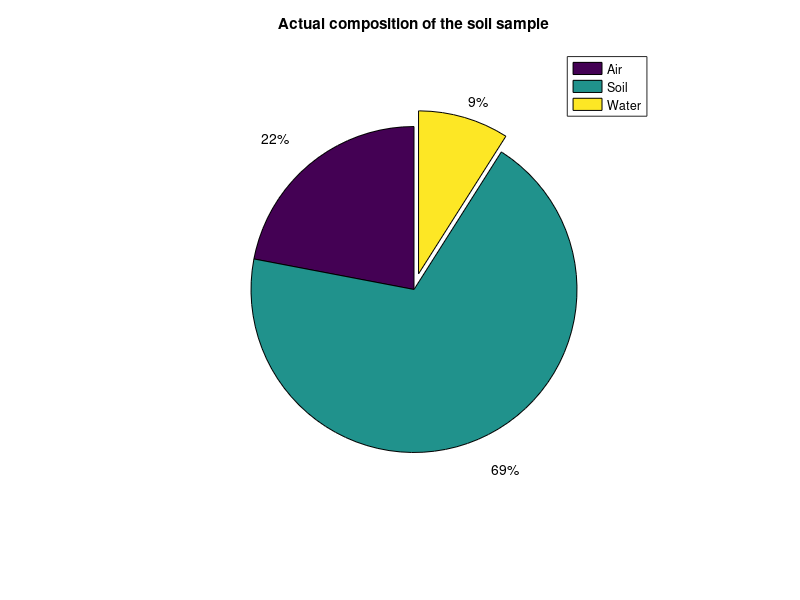

Write MATLAB code to recreate this figure.
% Define all required material properties:

%% Permittivity
soil.er = 3.03;
water.er = 80;
air.er = 1;

%% Velocity of EM waves in material
air.v = 2.98e9;
soil.v = air.v/sqrt(soil.er);
water.v = air.v/sqrt(water.er);

%% Propagation constant at f = 2.45GHz
f = 2.45e9;
air.b = 2*pi*f/air.v;
soil.b = air.b*sqrt(soil.er);
water.b = air.b*sqrt(water.er);

%% Characteristic impedance of the material
air.imp = sqrt(4*pi*1e-7/8.8541878e-12);
soil.imp = air.imp/sqrt(soil.er);
water.imp = air.imp/sqrt(water.er);

%% Other nice things to have
air.name = "air";
air.num = 1;

soil.name = "soil";
soil.num = 2;

water.name = "water";
water.num = 3;

% Get a soil cross section depending on probability:

%% Number of particles to generate
DEPTH = 100;

%% Define total water content as a percentage with a max of 30%
WATER_CONTENT = 10;

content_count = zeros(1,3);

for i=1:DEPTH
    m = rand;
    if m > 0.30 
        mat = soil;
        content_count(soil.num) = content_count(soil.num) + 1;
        %display("Got soil")
    elseif m <= WATER_CONTENT/100
        mat = water;
        content_count(water.num) = content_count(water.num) + 1;
        %display("Got water");
    else 
        mat = air;
        content_count(air.num) = content_count(air.num) + 1;
        %display("Got air");
    endif
    soil_cs{i} = mat;
endfor

pie(content_count,[0,0,1]);
legend("Air","Soil","Water");
title("Actual composition of the soil sample")

% Print the first 20 slices
for i=1:20
    display(soil_cs{i}.name);
endfor

gamma(1) = (soil_cs{1}.imp - air.imp)/(soil_cs{1}.imp + air.imp);
for i=2:DEPTH
    gamma(i) = (soil_cs{i}.imp - soil_cs{i-1}.imp)/(soil_cs{i}.imp + soil_cs{i-1}.imp);
endfor

beta_sum = 0;
for i=2:DEPTH
    beta_sum(i) = beta_sum(i-1) + soil_cs{i}.b;
endfor

Gamma = 0;
for i=1:DEPTH
    Gamma = Gamma + gamma(i)*exp(-2*1j*beta_sum(i));
endfor

imp_bulk = -(Gamma+1)*air.imp/(Gamma-1)

er_bulk = (4*pi*1e-7/(imp_bulk^2))/8.8541878e-12
abs(er_bulk)
